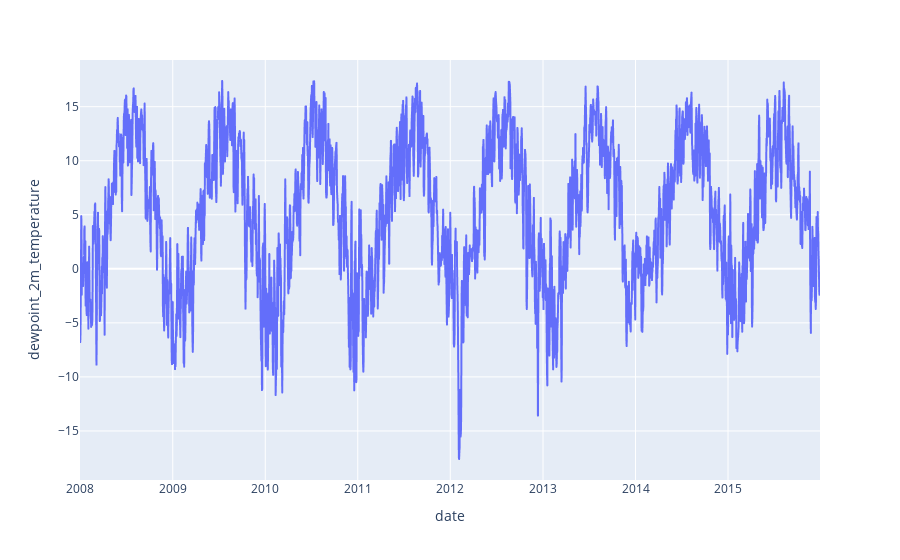

The notebook cell this image was saved under:
### Code cell
px.line(test_df, x="date", y="dewpoint_2m_temperature")

### Figure 1 — Plotly figure (JSON) as saved in the notebook; plotly's stock layout.template omitted (floating-point values rounded to 4 significant figures; data arrays with more than 128 entries replaced by an {"elided": "..."} marker saying what was removed)
{"data": [{"hovertemplate": "date=%{x}<br>dewpoint_2m_temperature=%{y}<extra></extra>", "legendgroup": "", "line": {"color": "#636efa", "dash": "solid"}, "marker": {"symbol": "circle"}, "mode": "lines", "name": "", "showlegend": false, "type": "scattergl", "x": {"elided": "2921 str values"}, "xaxis": "x", "y": {"elided": "2921 float values"}, "yaxis": "y"}], "layout": {"legend": {"tracegroupgap": 0}, "margin": {"t": 60}, "xaxis": {"anchor": "y", "domain": [0, 1], "title": {"text": "date"}}, "yaxis": {"anchor": "x", "domain": [0, 1], "title": {"text": "dewpoint_2m_temperature"}}}}
